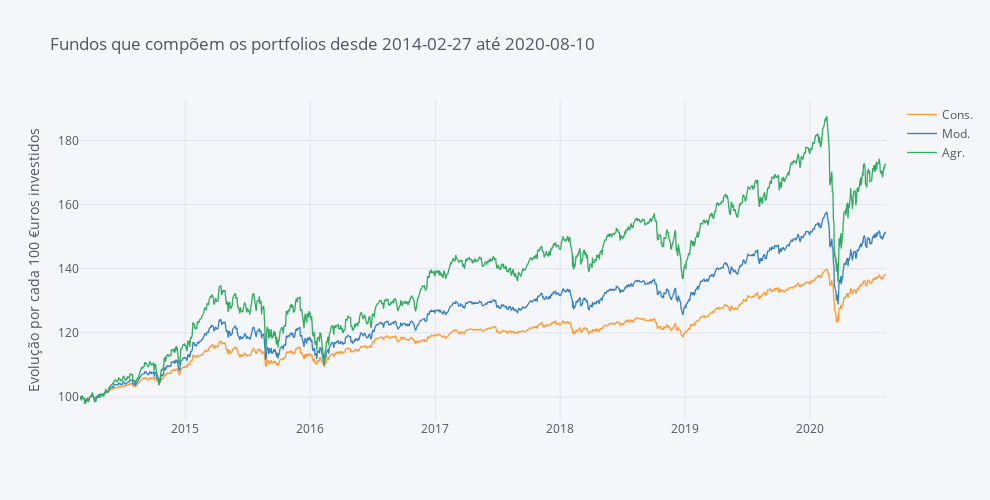

The notebook cell saved with this chart:
### Markdown cell above
### Portfolios:

- Portfolio Conservador:
    - 20% IWDA (MSCI World) - [Homepage](https://www.ishares.com/nl/particuliere-belegger/nl/producten/251882/ishares-msci-world-ucits-etf-acc-fund) (tem de se traduzir para inglês usando a funcionalidade "translate to english" do chrome)
    - 70% Vanguard Global Bond - [Homepage](https://global.vanguard.com/portal/site/kiids/pt/pt/documents) // [Kiid](https://global.vanguard.com/portal/site/loadPDF?country=pt&docId=10417)
    
    
- Portfolio Moderado:
    - 50% IWDA (MSCI World) - [Homepage](https://www.ishares.com/nl/particuliere-belegger/nl/producten/251882/ishares-msci-world-ucits-etf-acc-fund) (tem de se traduzir para inglês usando a funcionalidade "translate to english" do chrome)
    - 50% Vanguard Global Bond - [Homepage](https://global.vanguard.com/portal/site/kiids/pt/pt/documents) // [Kiid](https://global.vanguard.com/portal/site/loadPDF?country=pt&docId=10417)
    
    
- Portfolio Agressivo:
    - 80% IWDA (MSCI World) - [Homepage](https://www.ishares.com/nl/particuliere-belegger/nl/producten/251882/ishares-msci-world-ucits-etf-acc-fund) (tem de se traduzir para inglês usando a funcionalidade "translate to english" do chrome)
    - 20% Vanguard Global Bond - [Homepage](https://global.vanguard.com/portal/site/kiids/pt/pt/documents) // [Kiid](https://global.vanguard.com/portal/site/loadPDF?country=pt&docId=10417)

### Code cell
portfolios.iplot(dimensions=fa.dimensions, title='Fundos que compõem os portfolios desde ' +  Begin + ' até ' + End,
             yTitle='Evolução por cada 100 €uros investidos')

### Figure 1 — Plotly figure (JSON) as saved in the notebook; plotly's stock layout.template omitted (floating-point values rounded to 4 significant figures; data arrays with more than 128 entries replaced by an {"elided": "..."} marker saying what was removed)
{"data": [{"line": {"color": "rgba(255, 153, 51, 1.0)", "dash": "solid", "shape": "linear", "width": 1.3}, "mode": "lines", "name": "Cons.", "text": "", "type": "scatter", "x": {"elided": "1687 str values"}, "y": {"elided": "1687 float values"}}, {"line": {"color": "rgba(55, 128, 191, 1.0)", "dash": "solid", "shape": "linear", "width": 1.3}, "mode": "lines", "name": "Mod.", "text": "", "type": "scatter", "x": {"elided": "1687 str values"}, "y": {"elided": "1687 float values"}}, {"line": {"color": "rgba(50, 171, 96, 1.0)", "dash": "solid", "shape": "linear", "width": 1.3}, "mode": "lines", "name": "Agr.", "text": "", "type": "scatter", "x": {"elided": "1687 str values"}, "y": {"elided": "1687 float values"}}], "layout": {"height": 500, "legend": {"bgcolor": "#F5F6F9", "font": {"color": "#4D5663"}}, "paper_bgcolor": "#F5F6F9", "plot_bgcolor": "#F5F6F9", "title": {"font": {"color": "#4D5663"}, "text": "Fundos que compõem os portfolios desde 2014-02-27 até 2020-08-10"}, "width": 990, "xaxis": {"autorange": true, "gridcolor": "#E1E5ED", "range": ["2014-02-27", "2020-08-10"], "showgrid": true, "tickfont": {"color": "#4D5663"}, "title": {"font": {"color": "#4D5663"}, "text": ""}, "type": "date", "zerolinecolor": "#E1E5ED"}, "yaxis": {"autorange": true, "gridcolor": "#E1E5ED", "range": [92.83, 192.6], "showgrid": true, "tickfont": {"color": "#4D5663"}, "title": {"font": {"color": "#4D5663"}, "text": "Evolução por cada 100 €uros investidos"}, "type": "linear", "zerolinecolor": "#E1E5ED"}}}
